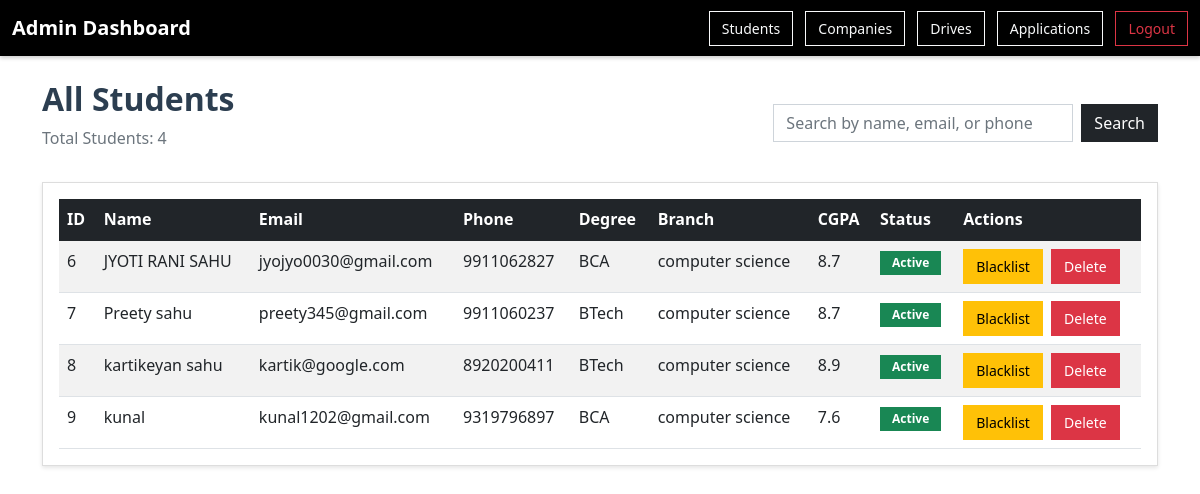
/admin/students (signed in), run on the app's committed database.
### tables this page shows
CREATE TABLE students (
            id INTEGER PRIMARY KEY AUTOINCREMENT,
            user_id INTEGER NOT NULL,
            name TEXT NOT NULL,
            phone TEXT,
            degree TEXT,
            branch TEXT,
            cgpa REAL,
            resume TEXT,
            status TEXT DEFAULT 'active',
            FOREIGN KEY (user_id) REFERENCES users(id)
        );

CREATE TABLE users (
            id INTEGER PRIMARY KEY AUTOINCREMENT,
            email TEXT UNIQUE NOT NULL,
            password TEXT NOT NULL,
            role TEXT NOT NULL,
            created_at TIMESTAMP DEFAULT CURRENT_TIMESTAMP
        );

### app.py (the view)
@app.route('/admin/students')
def admin_students():
    if 'user_id' not in session or session.get('role') != 'admin':
        flash('Please login as admin first!', 'danger')
        return redirect(url_for('login'))
    search_query = request.args.get('search', '')
    conn = get_db()
    cursor = conn.cursor()
    if search_query:
        cursor.execute('''
            SELECT students.id, students.name, students.phone, students.degree,
                   students.branch, students.cgpa, students.status, users.email
            FROM students
            JOIN users ON students.user_id = users.id
            WHERE students.name LIKE ? OR students.phone LIKE ? OR users.email LIKE ?
            ORDER BY students.id
        ''', (f'%{search_query}%', f'%{search_query}%', f'%{search_query}%'))
    else:
        cursor.execute('''
            SELECT students.id, students.name, students.phone, students.degree,
                   students.branch, students.cgpa, students.status, users.email
            FROM students
            JOIN users ON students.user_id = users.id
            ORDER BY students.id
        ''')
    students = cursor.fetchall()
    conn.close()
    return render_template('admin_students.html', students=students, search_query=search_query)

### app.py (called while the page is built)
def get_db():
    conn = sqlite3.connect(DATABASE)
    conn.row_factory = sqlite3.Row
    return conn

### templates/admin_students.html (shortened to what this page needs)
<!DOCTYPE html>
<html>
<head>
    <link href="https://cdn.jsdelivr.net/npm/bootstrap@5.1.3/dist/css/bootstrap.min.css" rel="stylesheet">
</head>
<body>
    <nav class="navbar navbar-dark">
        <div class="container-fluid">
            <a class="navbar-brand fs-5 fw-bold" href="/admin/dashboard">Admin Dashboard</a>
            <div>
                <a href="/admin/students" class="btn btn-outline-light btn-sm me-2">Students</a>
                <a href="/admin/companies" class="btn btn-outline-light btn-sm me-2">Companies</a>
                <a href="/admin/drives" class="btn btn-outline-light btn-sm me-2">Drives</a>
                <a href="/admin/applications" class="btn btn-outline-light btn-sm me-2">Applications</a>
                <a href="/logout" class="btn btn-outline-danger btn-sm">Logout</a>
            </div>
        </div>
    </nav>
    <div class="container mt-4">
        <div class="d-flex justify-content-between align-items-center mb-3">
            <div>
                <h2>All Students</h2>
                <p class="text-muted">Total Students: {{ students|length }}</p>
            </div>
            <div>
                <form method="GET" action="/admin/students" class="d-flex">
                    <input type="text" name="search" class="form-control me-2"
                           placeholder="Search by name, email, or phone"
                           value="{{ search_query or '' }}" style="width: 300px;">
                    <button type="submit" class="btn btn-dark">Search</button>
                </form>
            </div>
        </div>
        <div class="card">
            <div class="card-body">
                <div class="table-responsive">
                    <table class="table table-striped table-hover">
                        <thead class="table-dark">
                            <tr>
                                <th>ID</th>
                                <th>Name</th>
                                <th>Email</th>
                                <th>Phone</th>
                                <th>Degree</th>
                                <th>Branch</th>
                                <th>CGPA</th>
                                <th>Status</th>
                                <th>Actions</th>
                            </tr>
                        </thead>
                        <tbody>
                            {% if students %}
                                {% for student in students %}
                                <tr>
                                    <td>{{ student.id }}</td>
                                    <td>{{ student.name }}</td>
                                    <td>{{ student.email }}</td>
                                    <td>{{ student.phone }}</td>
                                    <td>{{ student.degree }}</td>
                                    <td>{{ student.branch }}</td>
                                    <td>{{ student.cgpa }}</td>
                                    <td>
                                        {% if student.status == 'active' %}
                                            <span class="badge bg-success">Active</span>
                                        {% else %}
                                            <span class="badge bg-danger">Blacklisted</span>
                                        {% endif %}
                                    </td>
                                    <td>
                                        {% if student.status == 'active' %}
                                            <a href="/admin/blacklist-student/{{ student.id }}"
                                               class="btn btn-sm btn-warning me-1"
                                               onclick="return confirm('Blacklist this student?')">
                                                Blacklist
                                            </a>
                                        {% else %}
                                            <a href="/admin/blacklist-student/{{ student.id }}"
                                               class="btn btn-sm btn-success me-1"
                                               onclick="return confirm('Activate this student?')">
                                                Activate
                                            </a>
                                        {% endif %}
                                        <a href="/admin/delete-student/{{ student.id }}"
                                           class="btn btn-sm btn-danger"
                                           onclick="return confirm('Are you sure you want to delete this student?')">
                                            Delete
                                        </a>
                                    </td>
                                </tr>
                                {% endfor %}
                            {% else %}
                                <tr>
                                    <td colspan="9" class="text-center">No students found</td>
                                </tr>
                            {% endif %}
                        </tbody>
                    </table>
                </div>
            </div>
        </div>
    </div>
</body>
</html>

### templates/admin_students.html (style rules this page uses)
body { background: #ffffff; min-height: 100vh; }
.navbar { background: #000000 !important; box-shadow: 0 2px 4px rgba(0,0,0,0.2); }
.card { border-radius: 0; border: 1px solid #ddd; box-shadow: 0 2px 4px rgba(0, 0, 0, 0.1); }
.btn { border-radius: 0; font-weight: 500; }
.btn-sm { padding: 6px 12px; }
.form-control { border-radius: 0; }
h2 { font-weight: 700; color: #2c3e50; }
.table { margin-bottom: 0; }
.badge { border-radius: 0; padding: 6px 12px; }

### data on the page
students: id "6", name "JYOTI RANI SAHU", email "jyojyo0030@gmail.com", phone "9911062827", degree "BCA", branch "computer science", cgpa "8.7", status "Active"
students: id "7", name "Preety sahu", email "preety345@gmail.com", phone "9911060237", degree "BTech", branch "computer science", cgpa "8.7", status "Active"
students: id "8", name "kartikeyan sahu", email "kartik@google.com", phone "8920200411", degree "BTech", branch "computer science", cgpa "8.9", status "Active"
students: id "9", name "kunal", email "kunal1202@gmail.com", phone "9319796897", degree "BCA", branch "computer science", cgpa "7.6", status "Active"

### other printed values
{{ students|length }} "4"
